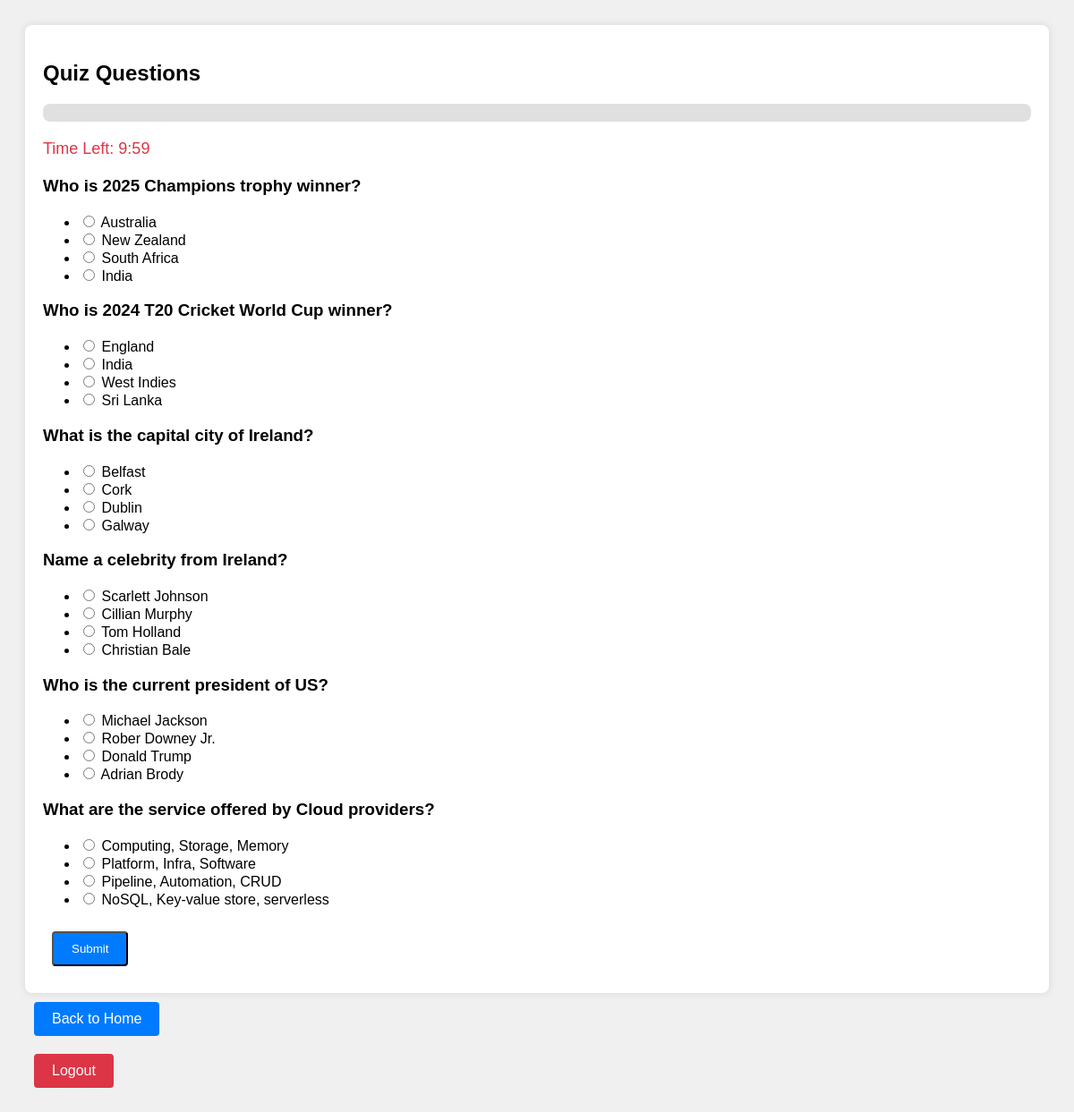
The page /quiz_page/ (signed in) on the database as committed earlier.
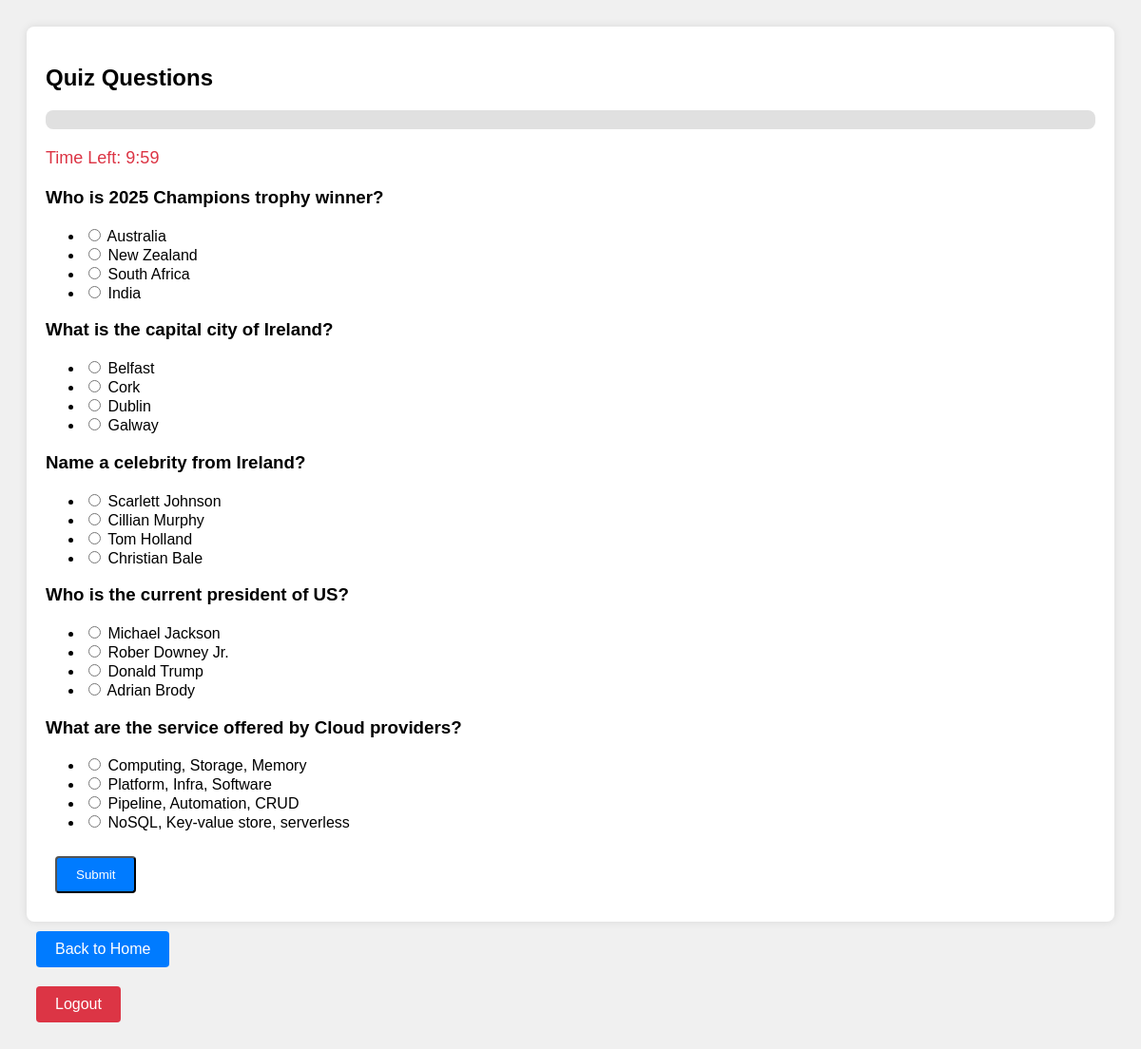
The same page on the database as committed later.
### quiz/models.py (models this page shows, shortened)
class Question(models.Model):
    text = models.CharField(max_length=255)
    DIFFICULTY_CHOICES = (
        ('easy', 'Easy'),
        ('medium', 'Medium'),
        ('hard', 'Hard'),
    )
    difficulty = models.CharField(max_length=10, choices=DIFFICULTY_CHOICES, default='medium')
    created_at = models.DateTimeField(auto_now_add=True)
    updated_at = models.DateTimeField(auto_now=True)

class Choice(models.Model):
    question = models.ForeignKey(Question, on_delete=models.CASCADE, related_name='choices')
    text = models.CharField(max_length=255)
    is_correct = models.BooleanField(default=False)

### quiz/views.py (the view)
# urls.py: path('quiz_page/', views.quiz_page, name='quiz_page'),  # Updated from take_quiz
@login_required
def quiz_page(request):
    questions = Question.objects.all()
    return render(request, 'quiz_page.html', {'questions': questions, 'user_type': request.user.user_type})

### quiz/templates/quiz_page.html (shortened to what this page needs)
<!DOCTYPE html>
<html lang="en">
<head>
</head>
<body>
    <div class="quiz-container">
        <h2>Quiz Questions</h2>
        <div class="progress-container">
            <div class="progress-bar">
            </div>
        </div>
        <div class="timer" id="timer">Time Left: 10:00</div>
        <form method="POST" action="{% url 'quiz_result' %}">
            {% for question in questions %}
                <div>
                    <h3>{{ question.text }}</h3>
                    <ul>
                        {% for choice in question.choices.all %}
                            <li>
                                <input type="radio" name="question_{{ question.id }}" value="{{ choice.id }}" class="quiz-option">
                                {{ choice.text }}
                            </li>
                        {% endfor %}
                    </ul>
                </div>
            {% empty %}
                <p>No questions available.</p>
            {% endfor %}
            <button type="submit" class="btn">Submit</button>
        </form>
    </div>
    <div class="back-button-container">
        <a href="{% url 'quiz_home' %}" class="btn">Back to Home</a>
    </div>
    <div class="logout-container">
        <a href="{% url 'logout' %}" class="btn btn-secondary">Logout</a>
    </div>
</body>
</html>

### quiz/templates/quiz_page.html (style rules this page uses)
body { font-family: Arial, sans-serif; background-color: #f0f0f0; padding: 20px; }
.quiz-container { background-color: #fff; padding: 20px; border-radius: 8px; box-shadow: 0 0 10px rgba(0, 0, 0, 0.1); }
.quiz-container h2 { margin-bottom: 20px; }
.progress-container { margin-bottom: 20px; }
.progress-bar { width: 100%; background-color: #e0e0e0; border-radius: 8px; overflow: hidden; }
.timer { font-size: 18px; margin-bottom: 20px; color: #dc3545; }
.btn { display: inline-block; margin: 10px; padding: 10px 20px; background-color: #007BFF; color: white; text-decoration: none; border-radius: 4px; }
.btn-secondary { background-color: #dc3545; }

Rows that differ between the two databases and show on the page:
removed Question: text "Who is 2024 T20 Cricket World Cup winner?"
removed Choice: text "England", shown under "Who is 2024 T20 Cricket World Cup winner?"
removed Choice: text "India", shown under "Who is 2024 T20 Cricket World Cup winner?"
removed Choice: text "West Indies", shown under "Who is 2024 T20 Cricket World Cup winner?"
removed Choice: text "Sri Lanka", shown under "Who is 2024 T20 Cricket World Cup winner?"
